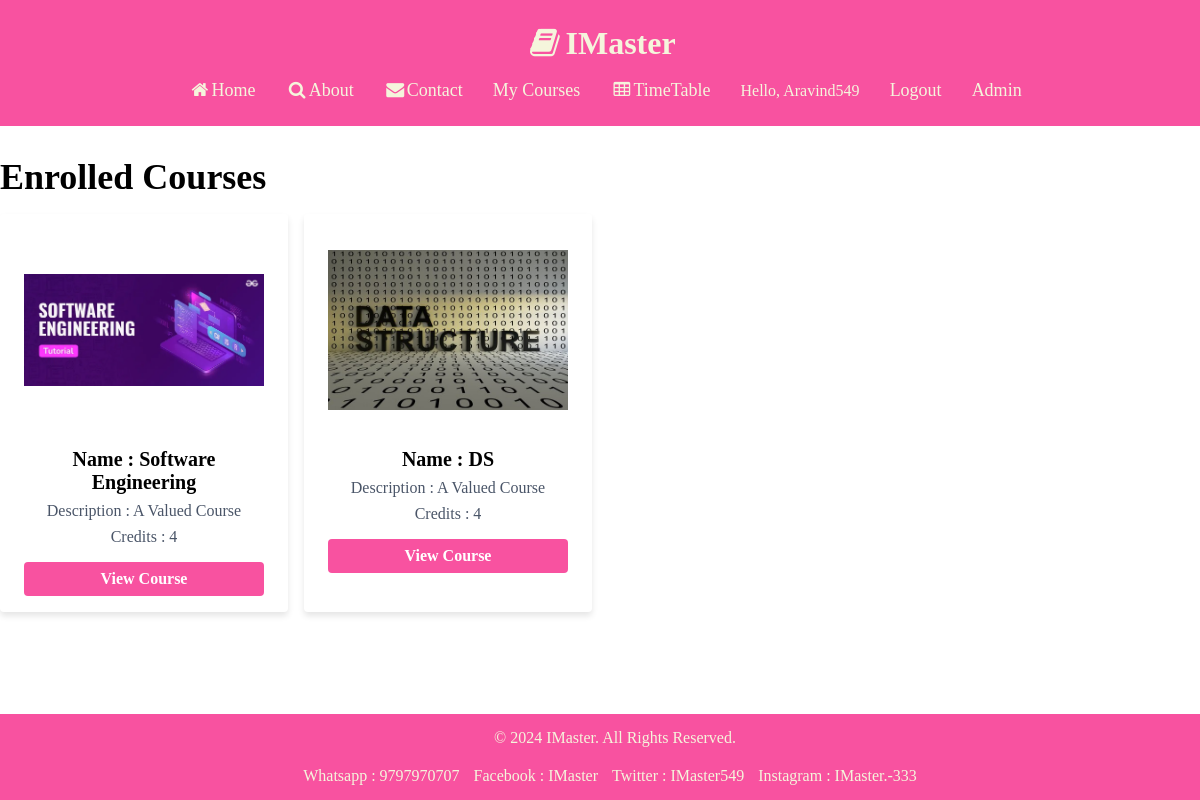
The page /enrolled-courses/ (signed in) on the database its author committed.
### IMaster/models.py (models this page shows, shortened)
class Course(models.Model):
  course_name = models.CharField(max_length=100)
  credit = models.PositiveIntegerField()
  description = models.CharField(max_length=300)
  images = models.ImageField(upload_to='images')
  enrolled_students = models.ManyToManyField(User, related_name='enrolled_courses', blank=True)
  created_by = models.ForeignKey(User, on_delete=models.CASCADE)
  topics = models.ManyToManyField(Topic, related_name='courses')

### IMaster/views.py (the view)
# urls.py: path('enrolled-courses/', views.enrolled_courses, name='enrolled_courses'),
def enrolled_courses(request):
    user = request.user
    enrolled_courses = user.enrolled_courses.all()
    is_admin = request.user.groups.filter(name='Admin').exists()
    return render(request, 'course/enrolled_courses.html', {'enrolled_courses': enrolled_courses, "is_admin":is_admin})

### IMaster/templates/course/enrolled_courses.html (shortened to what this page needs)
{% extends "base.html" %}
{% block content %}
<div class="text2xl">
  <h2>Enrolled Courses</h2>
</div>
<div class="my4 flex justify-center items-center">
  <div class="grid grid-cols-4 gap-4">
      {% for item in enrolled_courses %}
      <div class="max-w-md mx-auto mb-4 rounded overflow-hidden shadow-lg">
          <div class="px-6 py-4">
              <div class="course-image-container">
                  <img src="{{ item.images.url }}" class="course-image">
              </div><br>
              <div class="flex justify-center items-center">
                  <div class="font-bold text-xl mb-2 course-name">Name : {{ item.course_name }}</div>
              </div>
              <div class="flex justify-center items-center">
                  <p class="text-gray-700 text-base course-description">Description : {{ item.description }}</p>
              </div>
              <div class="flex justify-center items-center">
                  <p class="text-gray-700 text-base course-credits">Credits : {{ item.credit }}</p>
              </div>
              <div class="button-container">
                <a href="{% url 'view_course' item.id %}" class="view-course-button">
                    View Course
                </a>
            </div>
          </div>
      </div>
      {% endfor %}
  </div>
</div>
{% endblock %}

### IMaster/templates/base.html (shortened to what this page needs)
{% load static %}
<!DOCTYPE html>
<html lang="en">
<head>
  <link rel="stylesheet" href="https://cdnjs.cloudflare.com/ajax/libs/font-awesome/4.7.0/css/font-awesome.min.css">
</head>
<body>
  <header class="navbar">
    <h1 class="text-4xl font-serif"><i class="fa fa-fw fa-book"></i>IMaster</h1><br>
    <nav class="nav">
        <ul>
            <li><a href="{% url 'home' %}"><i class="fa fa-fw fa-home"></i>Home</a></li>
            <li><a href="#"><i class="fa fa-fw fa-search"></i>About</a></li>
            <li><a href="#"><i class="fa fa-fw fa-envelope"></i>Contact</a></li>
            {% if user.is_authenticated %}
            <li><a href="{% url 'enrolled_courses' %}">My Courses</a></li>
            <li><a href="{% url 'timetable' %}"><i class="fa fa-fw fa-table"></i>TimeTable</a></li>
            <li style="color: beige; font-size: medium;">Hello, {{ user.username }}</li>
            <li><a href="{% url 'logout' %}" onclick="noBack()">Logout</a></li>
            {% if is_admin %}
            <li><a href="{% url 'admins' %}">Admin</a></li>
            {% endif %}
            {% else %}
            <li><a href="{% url 'signup' %}"><i class="fa fa-fw fa-user"></i>Signup</a></li>
            <li><a href="{% url 'login' %}"><i class="fa fa-fw fa-user"></i>Login</a></li>
            {% endif %}
        </ul>
    </nav>
</header>
  <div id="content" style="padding-top: 30px;">
    {% block content %}{% endblock %}
  </div><br><br><br>
  <footer class="footer">
    <p>&copy; 2024 IMaster. All Rights Reserved.</p>
    <ul>
      <li>Whatsapp : 9797970707</li>
      <li>Facebook : IMaster</li>
      <li>Twitter : IMaster549</li>
      <li>Instagram : IMaster.-333</li>
    </ul>
  </footer>
</body>
</html>

### IMaster/templates/base.html (style rules this page uses)
* { margin: 0; }
.navbar { padding: 25px; background-color: rgb(248, 82, 160); }
.navbar h1 { text-align: center; color: beige; }
.navbar a { text-decoration: none; }
.nav { display: flex; justify-content: center; }
.nav ul { display: flex; justify-content: center; align-items: center; }
.nav ul li { list-style: none; margin-right: 30px; }
.nav ul li a { text-decoration: none; color: beige; font-size: 18px; }
.footer { background-color: rgb(248, 82, 160); color: beige; text-align: center; padding: 15px; position: fixed; bottom: 0; width: 100%; }
.footer p { margin-bottom: 10px; }
.footer ul { list-style-type: none; padding: 0; margin-top: 20px; }
.footer ul li { display: inline-block; margin-right: 10px; }

### IMaster/templates/course/enrolled_courses.html (style rules this page uses)
body { margin: 0; padding: 0; box-sizing: border-box; }
.text2xl { font-size: 1.5rem; }
.my4 { margin-top: 1rem; margin-bottom: 1rem; }
.flex { display: flex; }
.justify-center { justify-content: center; }
.items-center { align-items: center; }
.grid { display: grid; }
.grid-cols-4 { grid-template-columns: repeat(4, 1fr); }
.gap-4 { gap: 1rem; }
.max-w-md { max-width: 28rem; }
.mx-auto { margin-left: auto; margin-right: auto; }
.mb-4 { margin-bottom: 1rem; }
.rounded { border-radius: 0.25rem; }
.overflow-hidden { overflow: hidden; }
.shadow-lg { box-shadow: 0 4px 6px rgba(0, 0, 0, 0.1); }
.px-6 { padding-left: 1.5rem; padding-right: 1.5rem; }
.py-4 { padding-top: 1rem; padding-bottom: 1rem; }
.font-bold { font-weight: bold; }
.text-xl { font-size: 1.25rem; }
.text-base { font-size: 1rem; }
.text-gray-700 { color: #4a5568; }
.course-image-container { height: 200px; width: 100%; overflow: hidden; }
.course-image { width: 100%; height: 100%; object-fit: scale-down; }
.course-name { text-align: center; font-weight: bold; font-size: 1.25rem; margin-bottom: 0.5rem; }
.course-description { text-align: center; color: #4a5568; font-size: 1rem; margin-bottom: 0.5rem; }
.course-credits { text-align: center; color: #4a5568; font-size: 1rem; margin-bottom: 1rem; }
.button-container { display: flex; justify-content: space-between; align-items: center; gap: 20px; }
.view-course-button { width: 100%; background-color: rgb(248, 82, 160); color: #fff; font-weight: bold; text-align: center; padding: 0.5rem 1rem; border-radius: 0.25rem; text-decoration: none; }

### rows shown on the page
Course: images (picture), course_name "Software Engineering", description "A Valued Course", credit "4"
Course: images (picture), course_name "DS", description "A Valued Course", credit "4"

### other values the page prints
{{ user.username }} "Aravind549"
